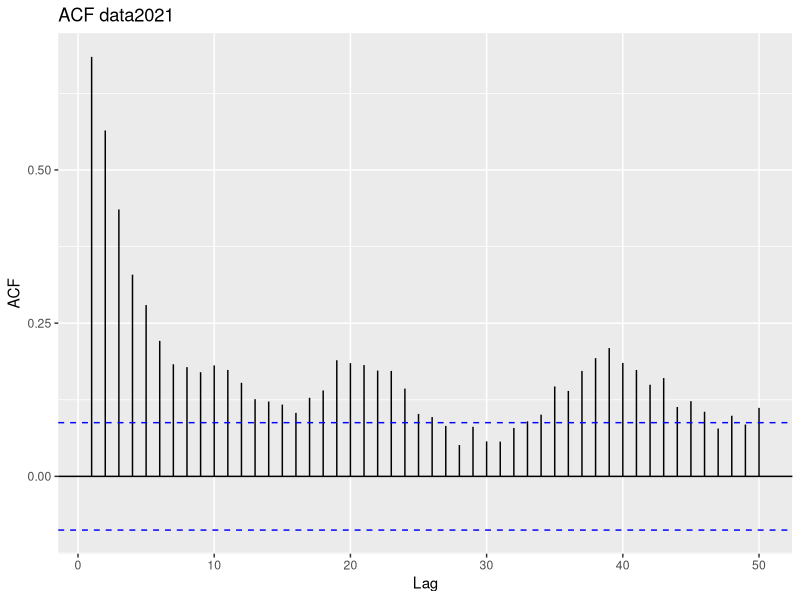
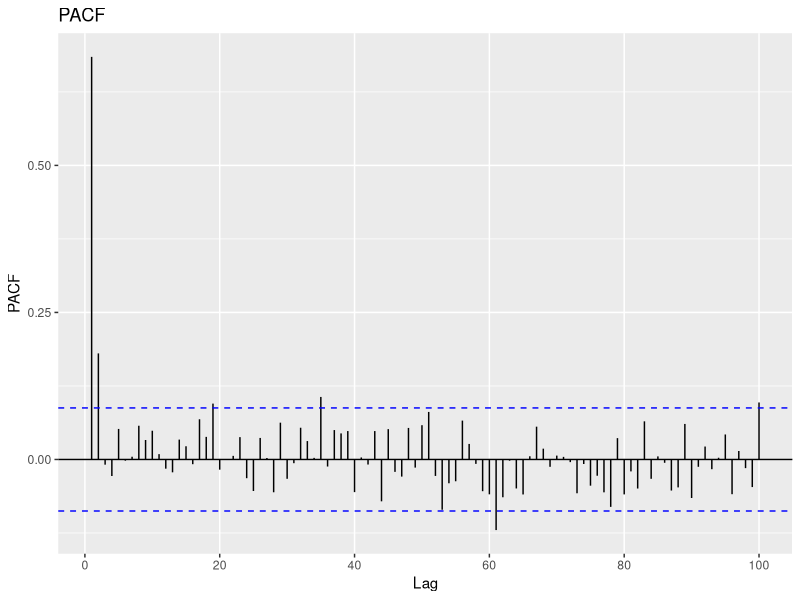
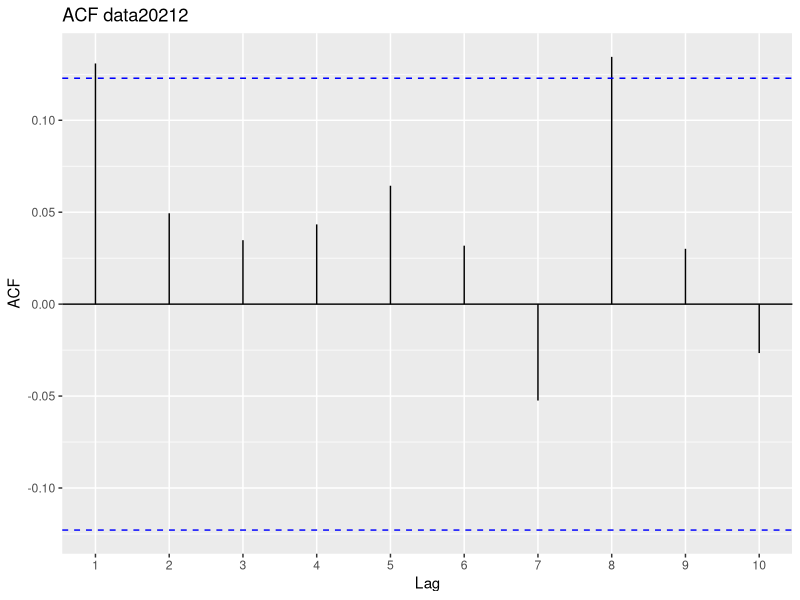

Generate these figures, in order, with R:
setwd(dirname(rstudioapi::getActiveDocumentContext()$path))

library(ggplot2)
library(stats)      # formacf(), pacf(), Box.test()
library(lmtest)     # to infer std. errors
library(ggthemes)
library(forecast)

data2021 <- read.csv("data2021.csv", header = TRUE)

##(a) Plot the data series “data2021”. Describe the time series and its properties.

plot <- ggplot(data = data2021, aes(x=X, y = x)) + 
  geom_line(colour="darkblue") +
  theme_economist() +
  ggtitle(" Index") +
  labs(y = "Value", x = "Time")

#Data seems to be serially correlated with a cyclical component.

##(b) Compute the sample ACF and PACF up to 10 lags with classical confidence bands 
#(i.e. under iid assumptions and with a confidence level of 95%).
#You can use the acf(), pacf() functions of the R library “stats”. What can you infer from the plots?
data2021m <- data2021[,-1]
ggAcf(data2021m,lag.max=50,ci = 0.95) + ggtitle("ACF data2021")


ggPacf(data2021m,lag.max = 100, plot = TRUE) + ggtitle("PACF")
# PACF removes components already explained by earlier lags, so we only get the lags which have the correlation with the residual.
# i.e the component not explained by earlier lags. 
# So if there is any hidden information in the residual which can be modeled by the next lag, 
# we might get a good correlation and we will keep that next lag as a feature while modeling.

# # PACF. Order p is the lag value after which PACF plot crosses the upper confidence interval for the first time
# These p lags will act as our features while forecasting the AR time series. We cannot use the ACF plot here
# because it will show good correlations even for the lags which are far in the past. If we consider those 
# many features, we will have multicollinearity issues.This is not a problem with PACF plot as it removes 
# components already explained by earlier lags, so we only get the lags which have the correlation with the 
# residual i.e the component not explained by earlier lags.
#AR(2)


# (c) What kind of ARMA(p,q) process would you deem reasonable for modelling the time series 
#considering the ACF and PACF plots? Explain!
#ARMA(2,1): PACF with two significant after 2 lags points towards AR(2) component. Alternating sign in PACF hints toward positive MA(1) component

#ARMA (2,1)
#for an ARMA(1,1) the AR parameter is pos. and the MA parameter negative.


#(d) Implement the robust ACF confidence bands and the robust Portmanteau estimators (Qm and Q ̃m) 
# suggested in “Robust Tests for White Noise and Cross- Correlation” by Dalla

#enable testing with both univariate and bivariate time series that is robust to multiple forms of heteroskedastic and dependence departures from i.i.d noise.

  rob_portmanteau <- function(j,k,data,opt){
    N      = length(data)
    etk    = (data[1:(N-k)] - mean(data))*(data[(k+1):N] - mean(data)) 
    etj    = (data[1:(N-j)] - mean(data))*(data[(j+1):N] - mean(data))
    lmi    = min(length(etj),length(etk))
    etk    = etk[(length(etk)-lmi+1):length(etk)]
    etj    = etj[(length(etj)-lmi+1):length(etj)]
    num    = sum(etj*etk)
    den    = sqrt(sum(etj^2))*sqrt(sum(etk^2))
    Rjk    = num/den #We will estimate R by rjk which is a sample cross-correlations of the variables etj and etk 
    den2   = sqrt(sum(((etj^2)*(etk^2))))
    taujk  = num/den2 # self-normalized t-type statistic (used for rjkb)
    threshold = 1.96 # suggested threshold setting λ = 1.96.
    Rjkb = Rjk*(abs(taujk) > threshold) #To improve the finite sample performance of the cumulative test, we use the thresholded version of R
    if (opt == 1) {
      R = Rjkb
    } else {
      R = Rjk
    }
    return(R)} #R is the sample analogue of the variance-covariance matrix of t for which we threshold the off-diagonal elements by checking at the 5% significance level whether they are significant.


## (e) Load the data set “data20212” in R. This time series features no serial correlation – 
#but it is not iid either due to a time-varying variance. 

data20212 <- read.csv("data20212.csv", header = TRUE)

##Plot the data and comment. 
plot2 <- ggplot(data = data20212, aes(x=X, y = x)) + 
  geom_line(colour="darkblue") +
  theme_economist() +
  ggtitle(" Index") +
  labs(y = "Value", x = "Time")

data20212m <- data20212[2]
rhos <- acf(x = data20212m, lag.max = 10, plot = FALSE)[[1]]
## Then set the number of lags to 10, calculate 95%-confidence bands and use a significance level of 5%.
#When {xt} is uncorrelated but not i.i.d. the standard method for testing zero serial correlation based on 
#the asymptotic distribution in √n(ρ,...,ρ )→ N(0,I ) generally fails.
# Taylor (1984) suggested correcting the standard error of ρk, leading to a modified t-statistic.


K <- 10
alpha <- 0.05
N = length(data20212[[1]]) 
t_values = 1:K
numerator   = seq(0, 0, length.out = N)
denominator = seq(0, 0, length.out = N)
xmean = mean(data20212m[[1]])

for (k in 1:K) {
  for (t in (K + 1):N) {
    numerator[t] = (data20212m[[1]][t] - xmean)*(data20212m[[1]][t-k] - xmean)
    denominator[t] = numerator[t]^2
  }
  t_values[k] = sum(numerator)/sqrt(sum(denominator))
}
# Matrix for the Confidence Intervals:
CI = matrix(1:(2*K), ncol = 2)
for (k in 1:K) {
  # Sample Autocorrelation
  rho = rhos[k + 1]
  # Correct sample autocorrelation for its variance
  c = t_values[k]/rho #t = rho*c --> N(0,1)
  # Confidence Intervals around H0: autocorrelation = 0
  CI[k, 1] = 0 - qnorm(alpha/2)/c 
  CI[k, 2] = 0 + qnorm(alpha/2)/c
  
}
print(CI)
##Apply your robust Portmanteau tests to the data and create ACF plots with robust confidence bands. 

lag <- 10
opt <- 1
data = read.csv(file = "data20212.csv", header = TRUE)[,2]

portmanteau_stats = function(k, lag, data, opt) {
  vect = do.call(rbind, lapply(1:lag, rob_portmanteau, k, data, opt))
return(vect)
  }

R_mat = do.call(cbind, lapply(1:lag, portmanteau_stats, lag, data, opt))

Q_m_tilde = t(t_values)%*%solve(R_mat)%*%t_values
print(round(Q_m_tilde, 0))

Box.test(x = data20212m, lag = 10, type = "Box-Pierce")
Box.test(x = data20212m, lag = 10, type = "Ljung-Box")

band <- CI[10,]
ggAcf(data20212m,lag.max=10, ci = NULL) + ggtitle("ACF data20212") + 
  geom_hline(yintercept=CI[10,],linetype="dashed", color = "blue")

# A test for a group of autocorrelations is called a portmanteau test, 
#from a French word describing a suitcase or coat rack carrying several items of clothing.
#How large is too large? If the autocorrelations did come from a white noise series, then Q would have a χ2
#distribution with  (h−K) degrees of freedom, where  K is the number of parameters in the model. 
# If they are calculated from raw data (rather than the residuals from a model), then set  K= 0.
